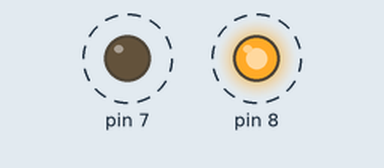
Recording of a sketch running on a simulated Arduino Uno, built with avr-gcc and run on an emulated ATmega328P. Shown: output pins drawn as LEDs (lit = HIGH). Dashed ring = blinking.

Above: at 0.5 s.
Timing chart, 0 to 4.6 s (numbered marks = the images above):
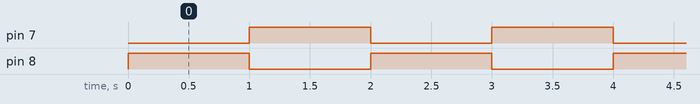

The sketch:

piscar_2_leds.ino
```cpp
void setup() {
//o pinmode é para definir a porta e também para definir entrada e saida
 pinMode(8,OUTPUT);
 pinMode(7,OUTPUT);

}

void loop() {
 //digitalwrite serve para mandar um sinal alto ou baixo para a porta designada
 digitalWrite(8,HIGH);
 digitalWrite(7,LOW);
 delay(1000);
 digitalWrite(8,LOW);
 digitalWrite(7,HIGH);
delay(1000);
}
```

Measured:
- by itself, pin 7, pin 8: alternates HIGH for 1.0 s and LOW for 1.0 s
